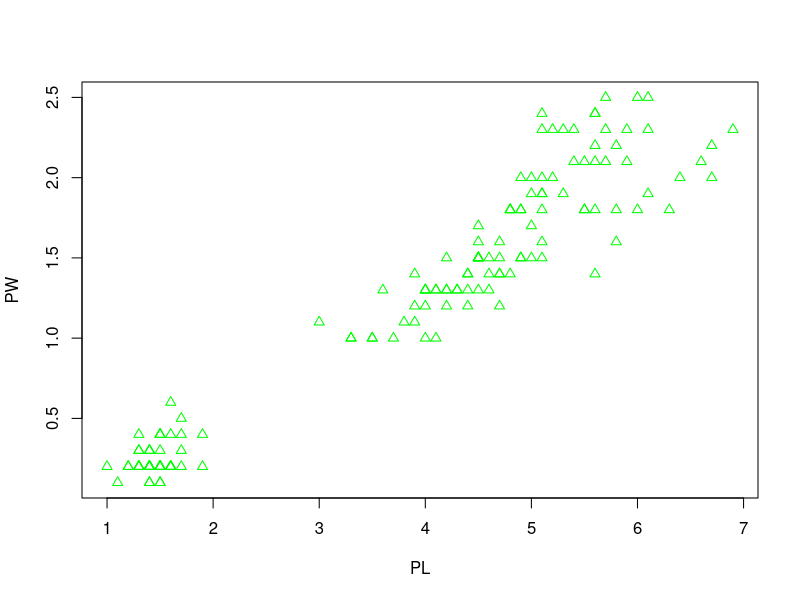
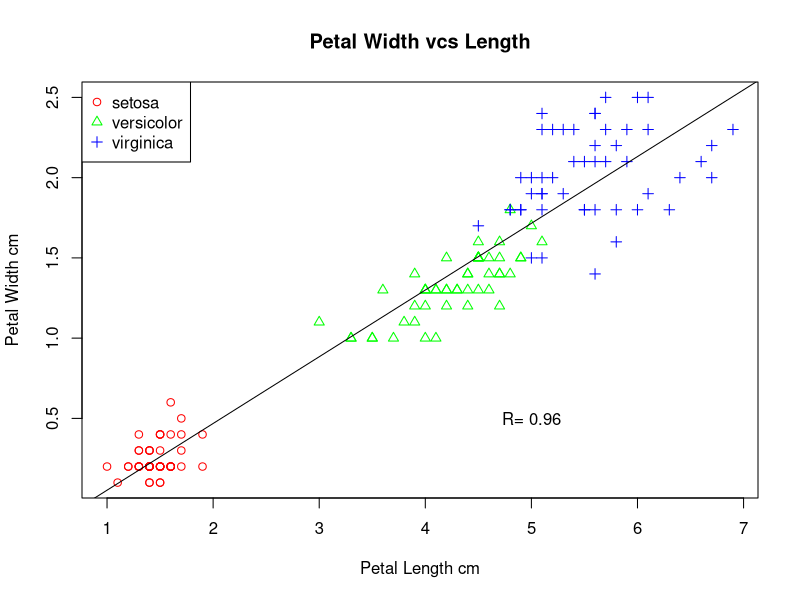

The R script that drew these images, in order:
PL <- iris$Petal.Length
PW <- iris$Petal.Width

plot(PL, PW, pch = 2, col = 'green')
iris$Species

speciesID <- as.numeric(iris$Species)
speciesID
class(speciesID)

plot(PL, PW, pch = speciesID, 
     col = rainbow(3)[iris$Species],
     xlab = "Petal Length cm",
     ylab = "Petal Width cm",
     main = "Petal Width vcs Length")
abline(lm(PW ~ PL))

PCC <- cor(PW, PL)
PCC <- round(PCC, 2)
PCC

text(5,0.5, paste("R=", PCC))
legend('topleft',
       levels(iris$Species),
       pch = 1:3,
       col = rainbow(3))


